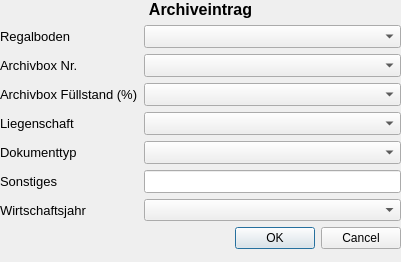
<?xml version="1.0" encoding="UTF-8"?>
<ui version="4.0">
 <class>ArchiveEntry</class>
 <widget class="QWidget" name="ArchiveEntry">
  <property name="geometry">
   <rect>
    <x>0</x>
    <y>0</y>
    <width>401</width>
    <height>262</height>
   </rect>
  </property>
  <property name="windowTitle">
   <string>Form</string>
  </property>
  <widget class="QWidget" name="formLayoutWidget">
   <property name="geometry">
    <rect>
     <x>0</x>
     <y>0</y>
     <width>401</width>
     <height>267</height>
    </rect>
   </property>
   <layout class="QFormLayout" name="formLayout">
    <property name="fieldGrowthPolicy">
     <enum>QFormLayout::AllNonFixedFieldsGrow</enum>
    </property>
    <item row="0" column="0" colspan="2">
     <widget class="QLabel" name="header">
      <property name="font">
       <font>
        <pointsize>12</pointsize>
        <weight>75</weight>
        <bold>true</bold>
       </font>
      </property>
      <property name="text">
       <string>Archiveintrag</string>
      </property>
      <property name="alignment">
       <set>Qt::AlignCenter</set>
      </property>
     </widget>
    </item>
    <item row="1" column="0">
     <widget class="QLabel" name="label">
      <property name="font">
       <font>
        <pointsize>10</pointsize>
       </font>
      </property>
      <property name="text">
       <string>Regalboden</string>
      </property>
     </widget>
    </item>
    <item row="1" column="1">
     <widget class="QComboBox" name="regalboden">
      <property name="font">
       <font>
        <pointsize>10</pointsize>
       </font>
      </property>
     </widget>
    </item>
    <item row="2" column="0">
     <widget class="QLabel" name="label_2">
      <property name="font">
       <font>
        <pointsize>10</pointsize>
       </font>
      </property>
      <property name="text">
       <string>Archivbox Nr.</string>
      </property>
     </widget>
    </item>
    <item row="2" column="1">
     <widget class="QComboBox" name="archivBoxNr">
      <property name="font">
       <font>
        <pointsize>10</pointsize>
       </font>
      </property>
     </widget>
    </item>
    <item row="3" column="0">
     <widget class="QLabel" name="label_6">
      <property name="font">
       <font>
        <pointsize>10</pointsize>
       </font>
      </property>
      <property name="text">
       <string>Archivbox Füllstand (%)</string>
      </property>
     </widget>
    </item>
    <item row="3" column="1">
     <widget class="QComboBox" name="archivBoxKap">
      <property name="font">
       <font>
        <pointsize>10</pointsize>
       </font>
      </property>
     </widget>
    </item>
    <item row="4" column="0">
     <widget class="QLabel" name="label_3">
      <property name="font">
       <font>
        <pointsize>10</pointsize>
       </font>
      </property>
      <property name="text">
       <string>Liegenschaft</string>
      </property>
     </widget>
    </item>
    <item row="4" column="1">
     <widget class="QComboBox" name="liegenschaft">
      <property name="font">
       <font>
        <pointsize>10</pointsize>
       </font>
      </property>
     </widget>
    </item>
    <item row="5" column="0">
     <widget class="QLabel" name="label_4">
      <property name="font">
       <font>
        <pointsize>10</pointsize>
       </font>
      </property>
      <property name="text">
       <string>Dokumenttyp</string>
      </property>
     </widget>
    </item>
    <item row="5" column="1">
     <widget class="QComboBox" name="dokmentTyp">
      <property name="font">
       <font>
        <pointsize>10</pointsize>
       </font>
      </property>
     </widget>
    </item>
    <item row="6" column="1">
     <widget class="QLineEdit" name="dokumentTypSonstigesDescr">
      <property name="enabled">
       <bool>true</bool>
      </property>
      <property name="font">
       <font>
        <pointsize>10</pointsize>
       </font>
      </property>
     </widget>
    </item>
    <item row="7" column="0">
     <widget class="QLabel" name="label_5">
      <property name="font">
       <font>
        <pointsize>10</pointsize>
       </font>
      </property>
      <property name="text">
       <string>Wirtschaftsjahr</string>
      </property>
     </widget>
    </item>
    <item row="8" column="0" colspan="2">
     <layout class="QHBoxLayout" name="horizontalLayout_2">
      <item>
       <widget class="QDialogButtonBox" name="buttonBox">
        <property name="standardButtons">
         <set>QDialogButtonBox::Cancel|QDialogButtonBox::Ok</set>
        </property>
       </widget>
      </item>
     </layout>
    </item>
    <item row="6" column="0">
     <widget class="QLabel" name="label_7">
      <property name="font">
       <font>
        <pointsize>10</pointsize>
       </font>
      </property>
      <property name="text">
       <string>Sonstiges</string>
      </property>
     </widget>
    </item>
    <item row="7" column="1">
     <widget class="QComboBox" name="wirtschaftsjahr">
      <property name="maxVisibleItems">
       <number>50</number>
      </property>
      <property name="maxCount">
       <number>100</number>
      </property>
     </widget>
    </item>
   </layout>
  </widget>
 </widget>
 <resources/>
 <connections/>
</ui>
